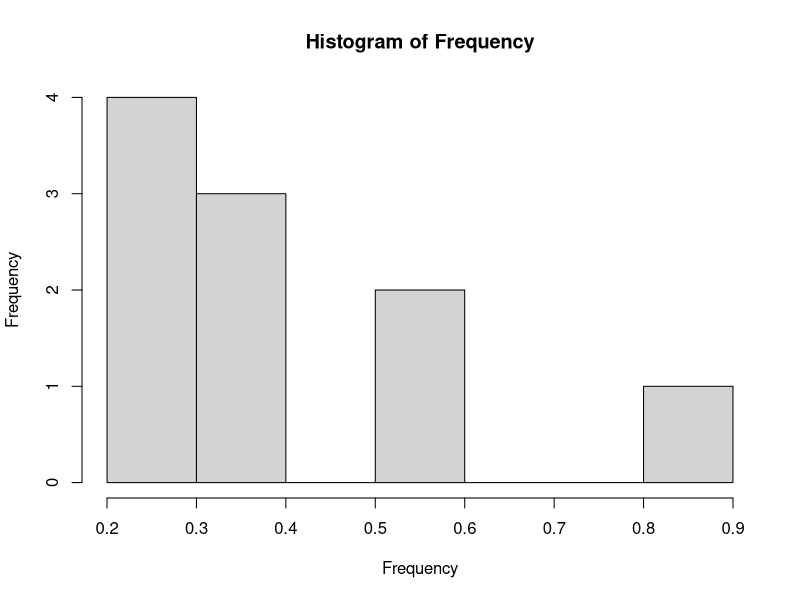
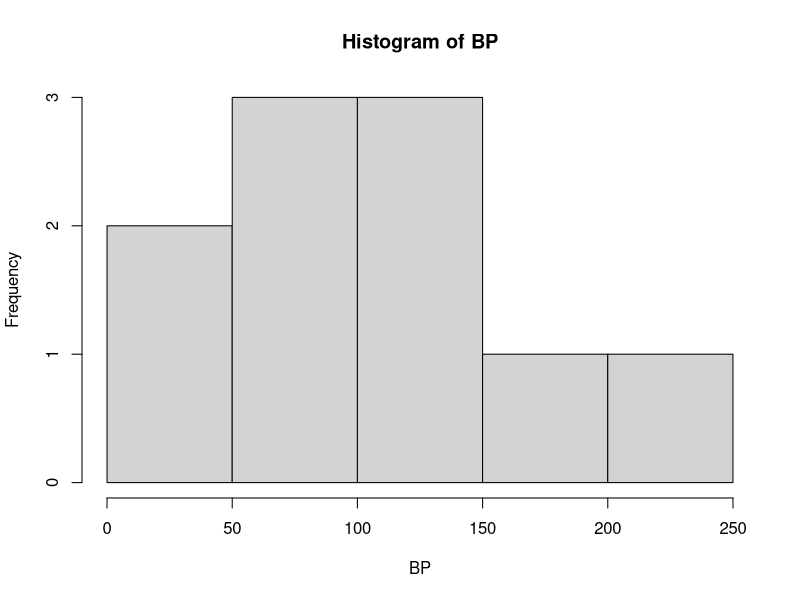
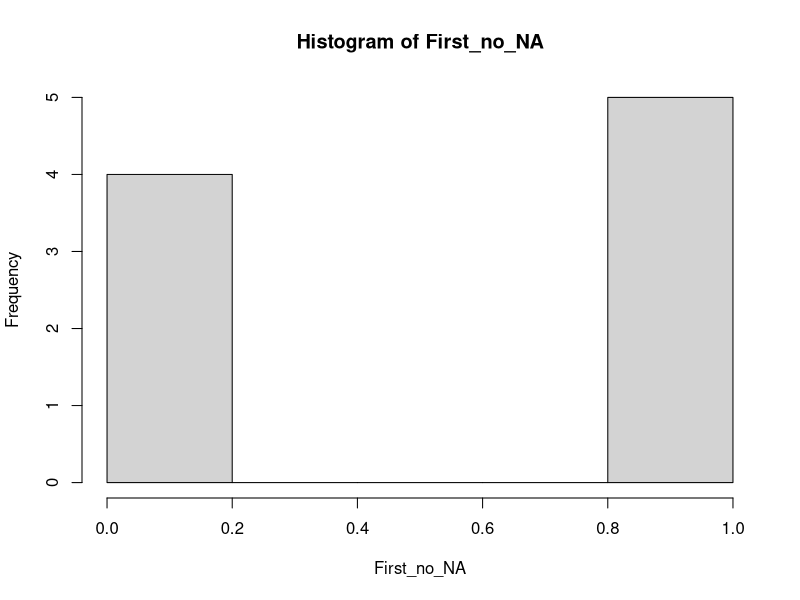
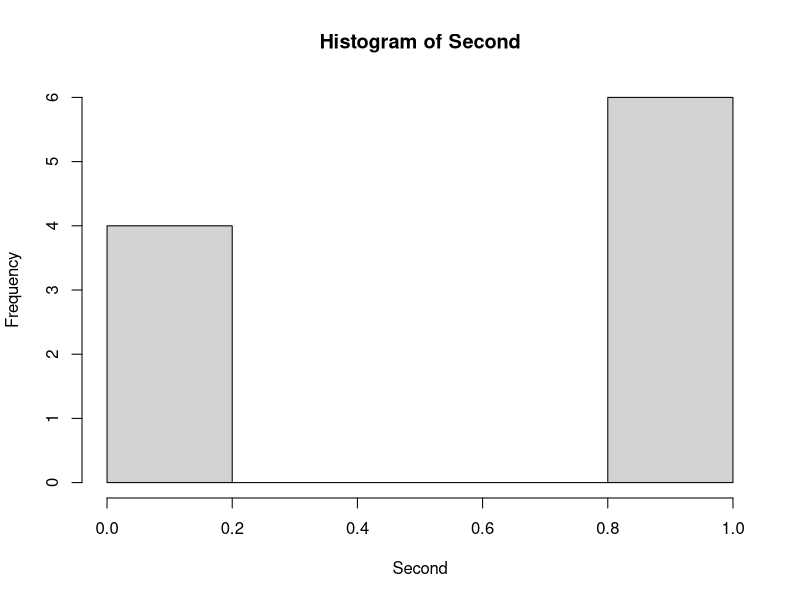
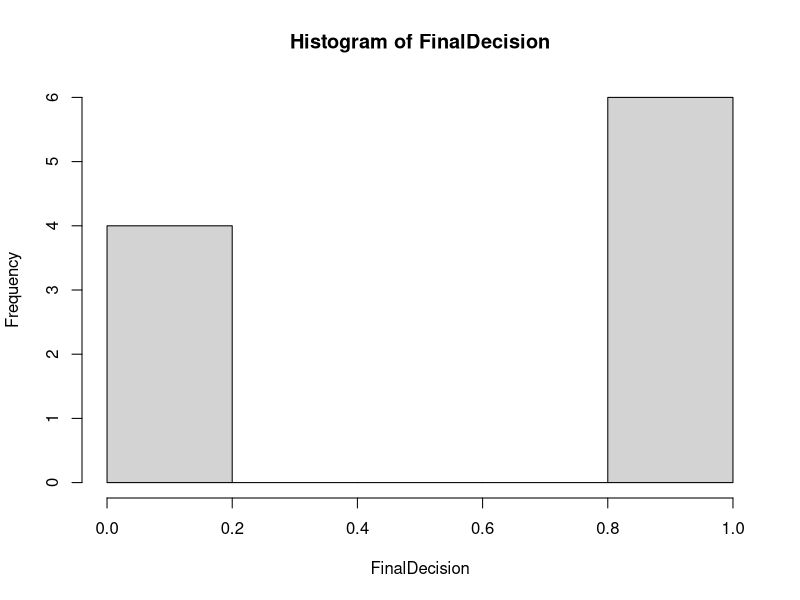
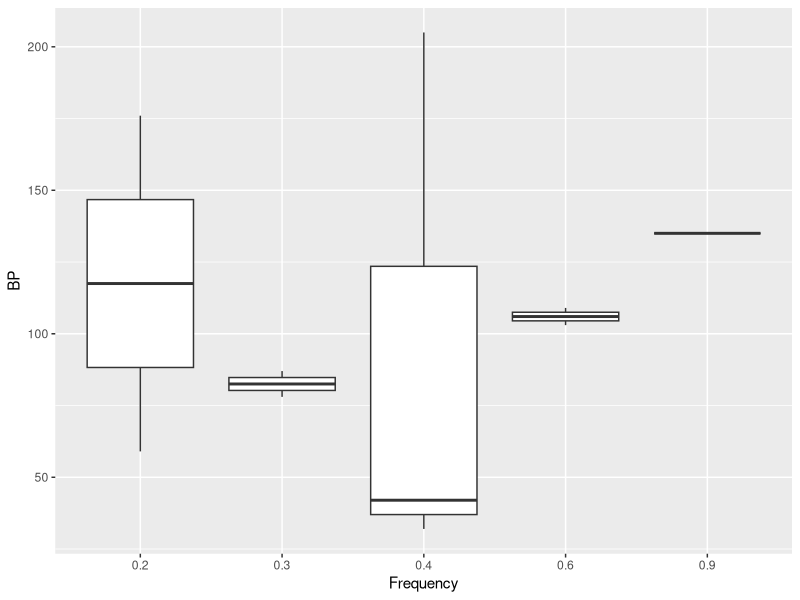

These charts were generated, in order, by the following R code:
#Blog link: https://zoerprogramming.wordpress.com/2026/02/08/module-4-programming-structure-assignment/

library(ggplot2)

Frequency <- c(0.6,0.3,0.4,0.4,0.2,0.6,0.3,0.4,0.9,0.2)
BP <- c(103,87,32,42,59,109,78,205,135,176)

First <- c(1,1,1,1,0,0,0,0,"NA",1)
Second <- c(0,0,1,1,0,0,1,1,1,1)
FinalDecision <- c(0,1,0,1,0,1,0,1,1,1)


hist(Frequency)

hist(BP)

#This one is giving an error as the NA value in a character, so I am going to
#Use na.omit to remove it and then make a histogram, and then convert the new
#Version of First to numeric
First[First == "NA"] <- NA

First_no_NA <- na.omit(First)
First_no_NA <- as.numeric(First_no_NA)

hist(First_no_NA)

hist(Second)

hist(FinalDecision)

bloodDF <- data.frame(Frequency, BP, First, Second, FinalDecision)

ggplot(bloodDF, aes(x = as.factor(Frequency), y = BP)) +
  geom_boxplot() +
  labs(x = "Frequency")
